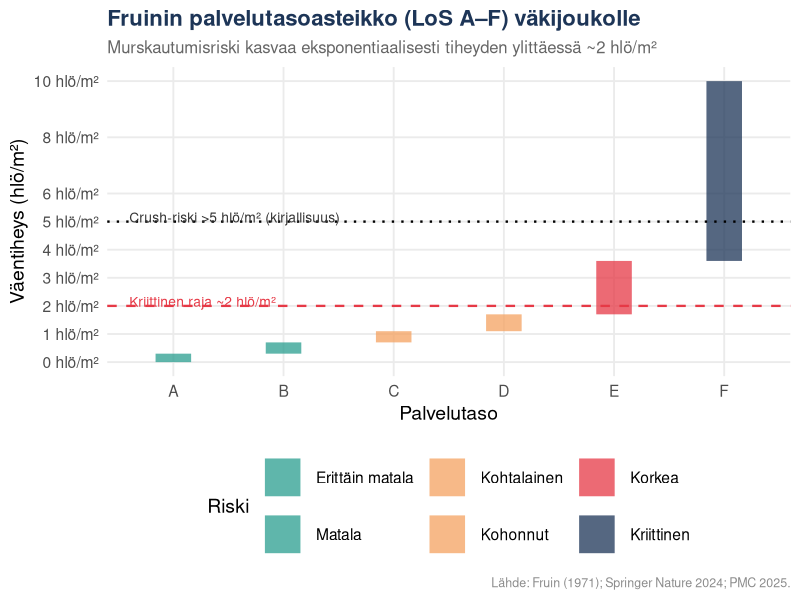
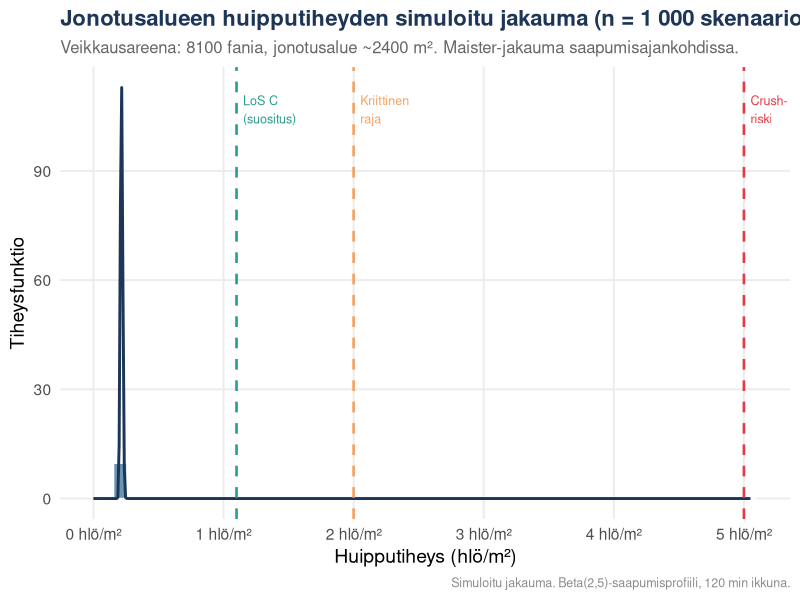
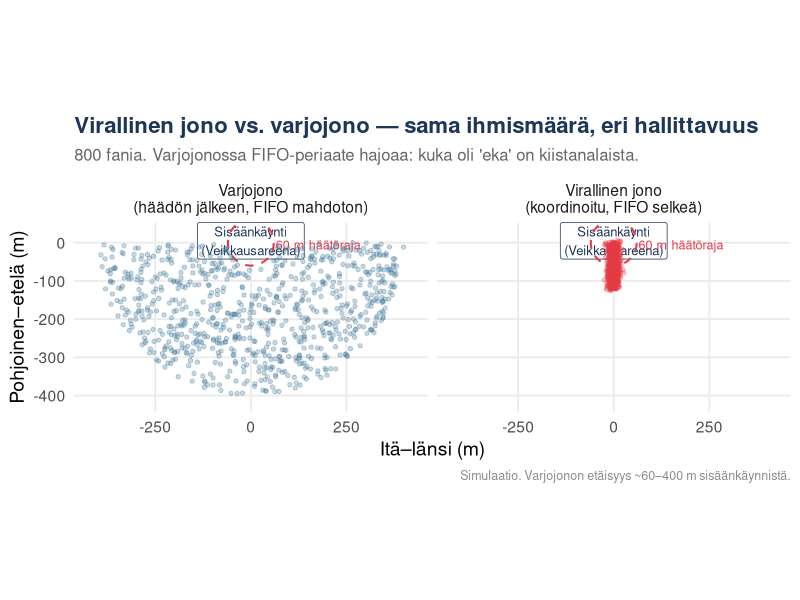
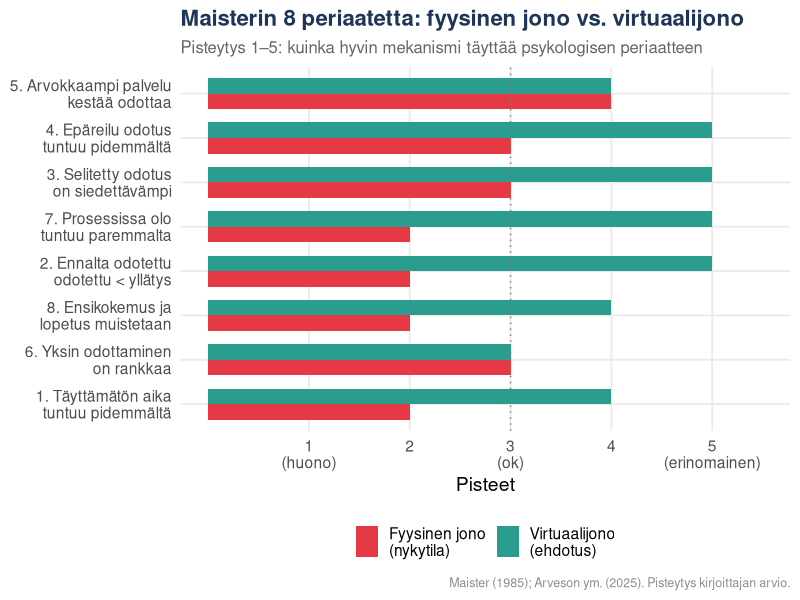
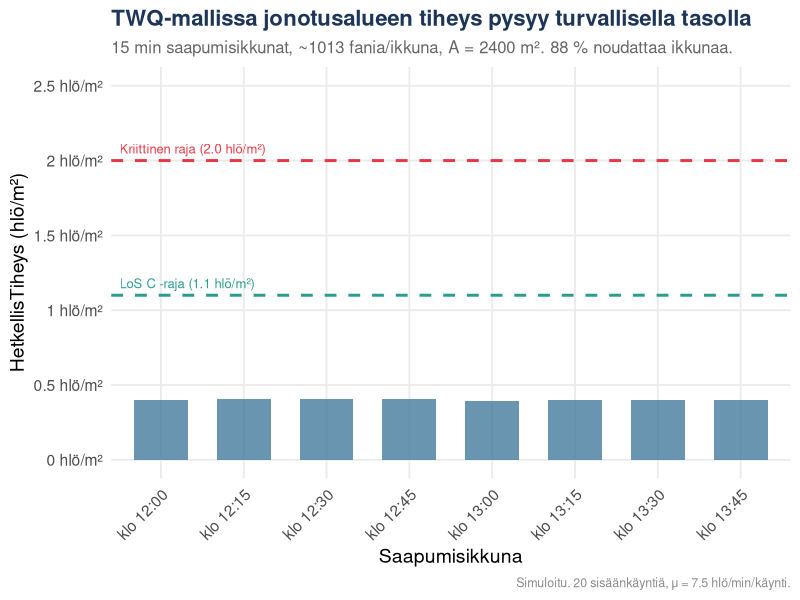
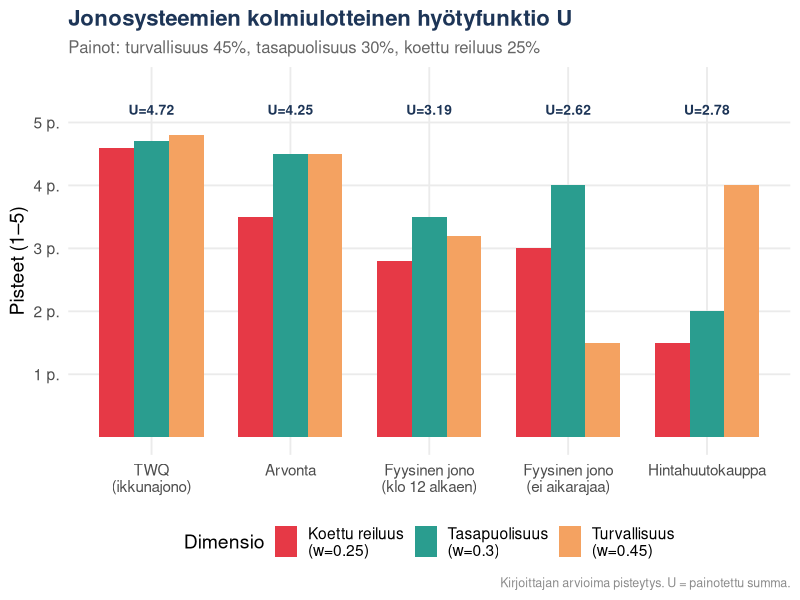
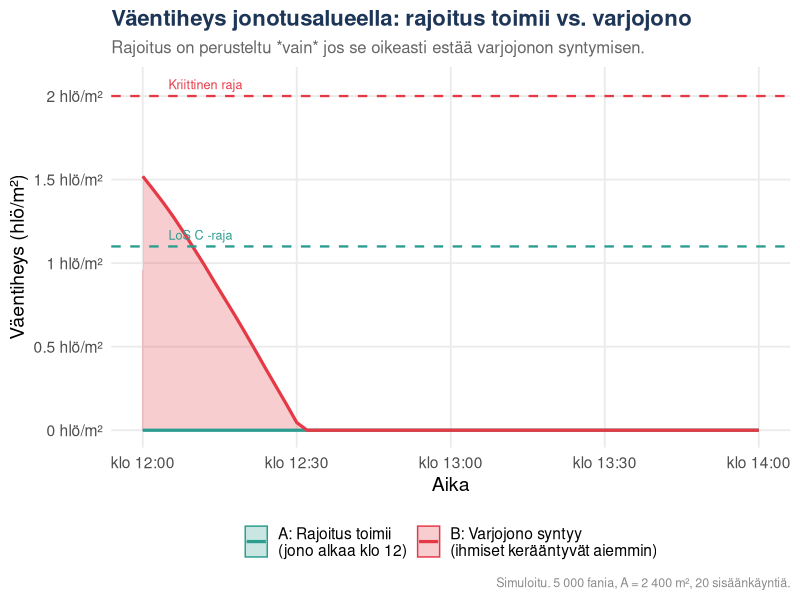

Here is the R script that generated these plots, in order:
## ---- chunk 1
library(tidyverse)
library(patchwork)
library(scales)

COL_RED    <- "#e63946"
COL_GREEN  <- "#2a9d8f"
COL_ORANGE <- "#f4a261"
COL_NAVY   <- "#1d3557"
COL_BLUE   <- "#457b9d"

theme_set(
  theme_minimal(base_size = 14) +
    theme(
      plot.title    = element_text(face = "bold", colour = COL_NAVY, size = 16),
      plot.subtitle = element_text(colour = "grey40", size = 12),
      plot.caption  = element_text(colour = "grey55", size = 9),
      panel.grid.minor = element_blank()
    )
)
## ---- chunk 2
fruin <- tribble(
  ~LoS, ~density_min, ~density_max, ~kuvaus, ~riski,
  "A",  0.0,  0.3,  "Vapaa liikkuminen, henkilökohtainen tila suuri",       "Erittäin matala",
  "B",  0.3,  0.7,  "Normaali kävelyvauhti mahdollinen",                    "Matala",
  "C",  0.7,  1.1,  "Liikkuminen rajoittunutta, ohittaminen vaikeaa",       "Kohtalainen",
  "D",  1.1,  1.7,  "Yhteentörmäyksiä, vauhti hidastuu selvästi",           "Kohonnut",
  "E",  1.7,  3.6,  "Lähikontakti väistämätön, virtaus epästabiiia",        "Korkea",
  "F",  3.6, 10.0,  "Ruuhka: liike pysähtyy, puristusriski kasvaa",         "Kriittinen"
)

fruin |>
  mutate(
    density_label = paste0(density_min, "–", density_max),
    riski_fct     = factor(riski,
      levels = c("Erittäin matala","Matala","Kohtalainen",
                 "Kohonnut","Korkea","Kriittinen"))
  ) |>
  ggplot(aes(
    x    = reorder(LoS, density_min),
    ymin = density_min,
    ymax = density_max,
    colour = riski_fct,
    fill   = riski_fct
  )) +
  geom_linerange(linewidth = 12, alpha = 0.75) +
  geom_hline(yintercept = 2, linetype = "dashed",
             colour = COL_RED, linewidth = 0.8) +
  annotate("text", x = 0.6, y = 2.15,
           label = "Kriittinen raja ~2 hlö/m²",
           hjust = 0, colour = COL_RED, size = 3.5) +
  geom_hline(yintercept = 5, linetype = "dotted",
             colour = "black", linewidth = 0.8) +
  annotate("text", x = 0.6, y = 5.15,
           label = "Crush-riski >5 hlö/m² (kirjallisuus)",
           hjust = 0, colour = "grey20", size = 3.5) +
  scale_colour_manual(
    values = c(COL_GREEN, COL_GREEN, COL_ORANGE,
               COL_ORANGE, COL_RED, COL_NAVY),
    name = "Riski"
  ) +
  scale_fill_manual(
    values = c(COL_GREEN, COL_GREEN, COL_ORANGE,
               COL_ORANGE, COL_RED, COL_NAVY),
    name = "Riski"
  ) +
  scale_y_continuous(
    breaks = c(0, 1, 2, 3, 4, 5, 6, 8, 10),
    labels = \(x) paste0(x, " hlö/m²")
  ) +
  labs(
    title    = "Fruinin palvelutasoasteikko (LoS A–F) väkijoukolle",
    subtitle = "Murskautumisriski kasvaa eksponentiaalisesti tiheyden ylittäessä ~2 hlö/m²",
    x        = "Palvelutaso",
    y        = "Väentiheys (hlö/m²)",
    caption  = "Lähde: Fruin (1971); Springer Nature 2024; PMC 2025."
  ) +
  theme(legend.position = "bottom")
## ---- chunk 3
set.seed(2025)

# Parametrit
N_total     <- 13500   # yleisökapasiteetti
# Arvioidaan, että 60 % saapuu etukäteisjono-ikkunassa (klo 12–14)
# ja 40 % suoraan ennen konserttia
osuus_jono  <- 0.60
N_jono      <- round(N_total * osuus_jono)

# Jonotusalue: Veikkausareenan pohjoispuoli, Mannerheimintie
# Arvioidaan ~150m x 12m = 1800 m² aktiivinen jonotuskaistale
# Lisäksi levennykset ~600 m²
A_total <- 2400  # m²

# Turvallisuusrajat (hlö/m²)
los_rajat <- c(
  "LoS C (turv. suositus)" = 1.1,
  "LoS D (hallittava)"     = 1.7,
  "LoS E (korkea riski)"   = 3.6,
  "Kriittinen (>5)"        = 5.0
)

kapasiteetit <- los_rajat * A_total

# Saapumisjakauma: fanit eivät saavu tasaisesti
# Poisson-prosessi piikkeineen heti klo 12 jälkeen
# Simuloidaan 1000 skenaarion jakauma max-tiheydelle

simulate_peak_density <- function(n_fanit, A, lambda_peak, duration_min = 120,
                                   seed = NULL) {
  if (!is.null(seed)) set.seed(seed)
  # Saapumiset: eksponentiaalinen kasvu ensin, sitten tasainen
  # Käytetään beta-jakaumaa simuloimaan saapumisjakautuma
  saapumishetket <- sort(rbeta(n_fanit, shape1 = 2, shape2 = 5)) * duration_min
  # Poistumishetket: jono liikkuu, ihmiset poistuvat n. 3 min kuluttua (queuing)
  poistumishetket <- saapumishetket + rexp(n_fanit, rate = 1/3)
  # Max tiheys: max yhtäaikaa jonossa olevien / pinta-ala
  time_grid <- seq(0, duration_min, by = 0.5)
  counts <- sapply(time_grid, function(t) {
    sum(saapumishetket <= t & poistumishetket > t)
  })
  max(counts) / A
}

n_sim    <- 1000
peak_densities <- replicate(
  n_sim,
  simulate_peak_density(N_jono, A_total, lambda_peak = 200)
)

# Tarkistus: ei negatiivisia tiheyksiä
stopifnot(all(peak_densities >= 0))

cat("Huipputiheyden mediaani:", round(median(peak_densities), 2), "hlö/m²\n")
cat("95. persentiili:        ", round(quantile(peak_densities, 0.95), 2), "hlö/m²\n")
cat("Osuus yli 2 hlö/m²:     ",
    round(mean(peak_densities > 2) * 100, 1), "%\n")

# Jakauma
tibble(tiheys = peak_densities) |>
  ggplot(aes(x = tiheys)) +
  geom_histogram(
    aes(y = after_stat(density)),
    bins = 50, fill = COL_BLUE, colour = "white", alpha = 0.8
  ) +
  geom_density(colour = COL_NAVY, linewidth = 1) +
  geom_vline(xintercept = 1.1, colour = COL_GREEN,
             linetype = "dashed", linewidth = 0.9) +
  geom_vline(xintercept = 2.0, colour = COL_ORANGE,
             linetype = "dashed", linewidth = 0.9) +
  geom_vline(xintercept = 5.0, colour = COL_RED,
             linetype = "dashed", linewidth = 0.9) +
  annotate("text", x = 1.15, y = Inf, vjust = 2,
           label = "LoS C\n(suositus)", hjust = 0,
           colour = COL_GREEN, size = 3.2) +
  annotate("text", x = 2.05, y = Inf, vjust = 2,
           label = "Kriittinen\nraja", hjust = 0,
           colour = COL_ORANGE, size = 3.2) +
  annotate("text", x = 5.05, y = Inf, vjust = 2,
           label = "Crush-\nriski", hjust = 0,
           colour = COL_RED, size = 3.2) +
  scale_x_continuous(
    labels = \(x) paste0(x, " hlö/m²"),
    limits = c(0, NA)
  ) +
  labs(
    title    = "Jonotusalueen huipputiheyden simuloitu jakauma (n = 1 000 skenaariota)",
    subtitle = paste0(
      "Veikkausareena: ", N_jono, " fania, jonotusalue ~", A_total, " m². ",
      "Maister-jakauma saapumisajankohdissa."
    ),
    x       = "Huipputiheys (hlö/m²)",
    y       = "Tiheysfunktio",
    caption = "Simuloitu jakauma. Beta(2,5)-saapumisprofiili, 120 min ikkuna."
  )
## ---- chunk 4
set.seed(42)
n_fanit <- 800   # "varhaiset" fanit ennen klo 12

# Sisäänkäynti koordinaatiston origo
# Tilanne A: Virallinen jono — ihmiset järjestäytyvät lineaarisesti
jono_virallinen <- tibble(
  x      = rnorm(n_fanit, 0, 8),
  y      = -(1:n_fanit) * (120 / n_fanit) + rnorm(n_fanit, 0, 3),
  tyyppi = "Virallinen jono\n(koordinoitu, FIFO selkeä)"
)

# Tilanne B: Varjojono — häädön jälkeen ihmiset hajaantuvat
# mutta pysyvät lähellä; min 60m etäisyys (häätöraja)
kulmia    <- runif(n_fanit, -pi/2, pi/2)    # pääosin pohjoispuolelle
etaisyydet <- sqrt(runif(n_fanit, 60^2, 400^2))  # tasainen pinta-alajakauma
jono_varjo <- tibble(
  x      = etaisyydet * sin(kulmia),
  y      = -etaisyydet * cos(kulmia),
  tyyppi = "Varjojono\n(häädön jälkeen, FIFO mahdoton)"
)

# Tarkistus
stopifnot(all(sqrt(jono_varjo$x^2 + jono_varjo$y^2) >= 59))

jono_data <- bind_rows(jono_virallinen, jono_varjo)

p_varjo <- jono_data |>
  ggplot(aes(x = x, y = y, colour = tyyppi)) +
  # Sisäänkäynti
  annotate("point",  x = 0, y = 0, size = 7, colour = COL_NAVY, shape = 18) +
  annotate("label",  x = 0, y = 5,
           label = "Sisäänkäynti\n(Veikkausareena)",
           size = 3.3, colour = COL_NAVY, fill = "white") +
  # Häätörajan kehä
  annotate("path",
    x = 60 * sin(seq(-pi, pi, length.out = 200)),
    y = -60 * cos(seq(-pi, pi, length.out = 200)),
    colour = COL_RED, linetype = "dashed", linewidth = 0.7
  ) +
  annotate("text", x = 65, y = -5,
           label = "60 m häätöraja", colour = COL_RED,
           hjust = 0, size = 3.2) +
  geom_point(alpha = 0.3, size = 1.2) +
  facet_wrap(~tyyppi, ncol = 2) +
  scale_colour_manual(
    values = c(COL_BLUE, COL_RED),
    guide  = "none"
  ) +
  coord_equal(xlim = c(-420, 420), ylim = c(-420, 30)) +
  labs(
    title    = "Virallinen jono vs. varjojono — sama ihmismäärä, eri hallittavuus",
    subtitle = paste0(n_fanit, " fania. Varjojonossa FIFO-periaate hajoaa: ",
                      "kuka oli 'eka' on kiistanalaista."),
    x = "Itä–länsi (m)",
    y = "Pohjoinen–etelä (m)",
    caption = "Simulaatio. Varjojonon etäisyys ~60–400 m sisäänkäynnistä."
  )

p_varjo
## ---- chunk 5
maister <- tribble(
  ~periaate, ~kuvaus, ~fyysinen_jono, ~virtuaalijono,
  "1. Täyttämätön aika\ntuntuu pidemmältä",
    "Tekemisen puute venyy aikaa",          2, 4,
  "2. Ennalta odotettu\nodotettu < yllätys",
    "Epävarmuus lisää tuskaa",              2, 5,
  "3. Selitetty odotus\non siedettävämpi",
    "Syy tekee odottamisesta ok",           3, 5,
  "4. Epäreilu odotus\ntuntuu pidemmältä",
    "FIFO-rikkomukset ärsyttävät",          3, 5,
  "5. Arvokkaampi palvelu\nkestää odottaa",
    "Käärijä = korkea WTP",                 4, 4,
  "6. Yksin odottaminen\non rankkaa",
    "Sosiaalisuus lyhentää koettua aikaa",  3, 3,
  "7. Prosessissa olo\ntuntuu paremmalta",
    "QR-koodi rekisteröity = 'olen jonossa'", 2, 5,
  "8. Ensikokemus ja\nlopetus muistetaan",
    "Peak-end rule: muistetaan huippu+loppu", 2, 4
)

# Pisteet 1–5: kuinka hyvin mekanismi täyttää periaatteen
# Tarkistus: pisteet oikealla välillä
stopifnot(all(maister$fyysinen_jono >= 1 & maister$fyysinen_jono <= 5))
stopifnot(all(maister$virtuaalijono >= 1 & maister$virtuaalijono <= 5))

maister_long <- maister |>
  select(periaate, fyysinen_jono, virtuaalijono) |>
  pivot_longer(
    cols      = c(fyysinen_jono, virtuaalijono),
    names_to  = "mekanismi",
    values_to = "pisteet"
  ) |>
  mutate(
    mekanismi = recode(mekanismi,
      fyysinen_jono  = "Fyysinen jono\n(nykytila)",
      virtuaalijono  = "Virtuaalijono\n(ehdotus)"
    )
  )

p_maister <- maister_long |>
  ggplot(aes(
    x    = reorder(periaate, pisteet),
    y    = pisteet,
    fill = mekanismi
  )) +
  geom_col(position = "dodge", width = 0.7) +
  geom_hline(yintercept = 3, linetype = "dotted", colour = "grey50") +
  coord_flip() +
  scale_fill_manual(
    values = c(COL_RED, COL_GREEN),
    name   = NULL
  ) +
  scale_y_continuous(
    breaks = 1:5,
    labels = c("1\n(huono)", "2", "3\n(ok)", "4", "5\n(erinomainen)"),
    limits = c(0, 5.5)
  ) +
  labs(
    title    = "Maisterin 8 periaatetta: fyysinen jono vs. virtuaalijono",
    subtitle = "Pisteytys 1–5: kuinka hyvin mekanismi täyttää psykologisen periaatteen",
    x = NULL,
    y = "Pisteet",
    caption = "Maister (1985); Arveson ym. (2025). Pisteytys kirjoittajan arvio."
  ) +
  theme(legend.position = "bottom")

p_maister
## ---- chunk 6
set.seed(777)

N_total  <- 13500
N_jono   <- round(N_total * 0.60)   # 60 % tulee etukäteen
ikkuna   <- 15                       # min per ikkuna
n_ikkunat <- ceiling(N_jono * ikkuna / 120)  # ikkunoita 2h ajalle
fanit_per_ikkuna <- ceiling(N_jono / (120 / ikkuna))

cat("Faneja jonoon:", N_jono, "\n")
cat("Ikkunan koko: ", ikkuna, "min\n")
cat("Ikkunoita:    ", ceiling(120 / ikkuna), "\n")
cat("Faneja/ikkuna:", fanit_per_ikkuna, "\n")

# Simuloidaan saapuminen ikkunoittain
# Todellinen saapuminen on stokastinen: jotkut tulevat myöhässä tai liian aikaisin
ikkunat <- tibble(
  ikkuna_nro   = 1:(120 %/% ikkuna),
  aika_alku    = seq(0, 120 - ikkuna, by = ikkuna),
  aika_loppu   = seq(ikkuna, 120, by = ikkuna),
  kutsuttu     = fanit_per_ikkuna
) |>
  # Todellinen saapuminen: ~90% tulee ikkunassa, loput hajautuu
  rowwise() |>
  mutate(
    saapui_ajoissa  = rbinom(1, kutsuttu, prob = 0.88),
    saapui_myohassa = rbinom(1, kutsuttu - saapui_ajoissa, prob = 0.6),
    saapui_yht      = saapui_ajoissa + saapui_myohassa
  ) |>
  ungroup()

# Tarkistus
stopifnot(all(ikkunat$saapui_ajoissa >= 0))
stopifnot(all(ikkunat$saapui_yht     <= ikkunat$kutsuttu * 1.2))

# Laske kumulatiivinen jonotusalueen kuorma
A_total  <- 2400
mu_gate  <- 7.5 * 20   # 20 sisäänkäyntiä, 7.5 hlö/min/käynti = 150 hlö/min

ikkunat_plot <- ikkunat |>
  mutate(
    klo         = paste0("klo ",
                         12 + aika_alku %/% 60, ":",
                         sprintf("%02d", aika_alku %% 60)),
    tiheys_max  = saapui_yht / A_total,
    tiheys_safe = fanit_per_ikkuna * 0.88 / A_total
  )

p_twq <- ikkunat_plot |>
  ggplot(aes(x = klo, y = tiheys_max)) +
  geom_col(fill = COL_BLUE, alpha = 0.8, width = 0.65) +
  geom_hline(yintercept = 1.1, colour = COL_GREEN,
             linetype = "dashed", linewidth = 1) +
  geom_hline(yintercept = 2.0, colour = COL_RED,
             linetype = "dashed", linewidth = 1) +
  annotate("text", x = 0.5, y = 1.18, label = "LoS C -raja (1.1 hlö/m²)",
           hjust = 0, size = 3.3, colour = COL_GREEN) +
  annotate("text", x = 0.5, y = 2.08, label = "Kriittinen raja (2.0 hlö/m²)",
           hjust = 0, size = 3.3, colour = COL_RED) +
  scale_y_continuous(
    labels = \(x) paste0(x, " hlö/m²"),
    limits = c(0, 2.5)
  ) +
  labs(
    title    = "TWQ-mallissa jonotusalueen tiheys pysyy turvallisella tasolla",
    subtitle = paste0(
      "15 min saapumisikkunat, ~", fanit_per_ikkuna,
      " fania/ikkuna, A = ", A_total, " m². 88 % noudattaa ikkunaa."
    ),
    x       = "Saapumisikkuna",
    y       = "HetkellisTiheys (hlö/m²)",
    caption = "Simuloitu. 20 sisäänkäyntiä, μ = 7.5 hlö/min/käynti."
  ) +
  theme(axis.text.x = element_text(angle = 45, hjust = 1))

p_twq
## ---- chunk 7
mekanismit <- tribble(
  ~mekanismi,              ~turvallisuus, ~tasapuolisuus, ~koettu_reiluus,
  "Fyysinen jono\n(klo 12 alkaen)",  3.2,           3.5,            2.8,
  "Fyysinen jono\n(ei aikarajaa)",   1.5,           4.0,            3.0,
  "Arvonta",                         4.5,           4.5,            3.5,
  "TWQ\n(ikkunajono)",               4.8,           4.7,            4.6,
  "Hintahuutokauppa",                4.0,           2.0,            1.5
)

# Painokertoimet (järjestäjän näkökulma)
w_turv <- 0.45
w_tasa <- 0.30
w_koit <- 0.25

mekanismit <- mekanismit |>
  mutate(
    U = w_turv * turvallisuus +
        w_tasa * tasapuolisuus +
        w_koit * koettu_reiluus,
    U = round(U, 2)
  )

# Tarkistus: pisteet 1–5 välillä
stopifnot(all(mekanismit$turvallisuus >= 1 & mekanismit$turvallisuus <= 5))
stopifnot(all(mekanismit$tasapuolisuus >= 1 & mekanismit$tasapuolisuus <= 5))
stopifnot(all(mekanismit$koettu_reiluus >= 1 & mekanismit$koettu_reiluus <= 5))

mek_long <- mekanismit |>
  pivot_longer(
    cols      = c(turvallisuus, tasapuolisuus, koettu_reiluus),
    names_to  = "dimensio",
    values_to = "arvo"
  ) |>
  mutate(
    dimensio = recode(dimensio,
      turvallisuus  = paste0("Turvallisuus\n(w=", w_turv, ")"),
      tasapuolisuus = paste0("Tasapuolisuus\n(w=", w_tasa, ")"),
      koettu_reiluus = paste0("Koettu reiluus\n(w=", w_koit, ")")
    )
  )

p_hf <- mek_long |>
  ggplot(aes(
    x    = reorder(mekanismi, -arvo),
    y    = arvo,
    fill = dimensio
  )) +
  geom_col(position = "dodge", width = 0.75) +
  geom_text(
    data = mekanismit,
    aes(x = reorder(mekanismi, -U), y = 5.2,
        label = paste0("U=", U)),
    inherit.aes = FALSE,
    size = 3.5, fontface = "bold", colour = COL_NAVY
  ) +
  scale_fill_manual(
    values = c(COL_RED, COL_GREEN, COL_ORANGE),
    name   = "Dimensio"
  ) +
  scale_y_continuous(
    breaks = 1:5,
    limits = c(0, 5.6),
    labels = \(x) paste0(x, " p.")
  ) +
  labs(
    title    = "Jonosysteemien kolmiulotteinen hyötyfunktio U",
    subtitle = paste0(
      "Painot: turvallisuus ", w_turv*100, "%, ",
      "tasapuolisuus ", w_tasa*100, "%, ",
      "koettu reiluus ", w_koit*100, "%"
    ),
    x       = NULL,
    y       = "Pisteet (1–5)",
    caption = "Kirjoittajan arvioima pisteytys. U = painotettu summa."
  ) +
  theme(
    legend.position  = "bottom",
    axis.text.x      = element_text(size = 11)
  )

p_hf
## ---- chunk 8
# Kaksi skenaariota: rajoitus toimii vs. ei toimi
# Toimii: fanit saapuvat vasta klo 12 → saapumisjakauma on tasainen
# Ei toimi: osa faneista kertyy jo aiemmin ja syntyy varjojono

set.seed(1234)
n_sim <- 5000

# Skenaario A: Rajoitus toimii (saapumiset tasaisemmin jakautuneita)
saapumiset_A <- rbeta(n_sim, shape1 = 1.2, shape2 = 2.0) * 120  # tasaisempi piikki

# Skenaario B: Varjojono (ihmiset kerääntyvät ennen, huippu heti alussa)
saapumiset_B <- rbeta(n_sim, shape1 = 0.6, shape2 = 3.5) * 150 - 30  # piikki ennen klo 12

# Laske tiheys 5 min liukuvalla ikkunalla
laske_tiheys <- function(saapumiset, A, mu_gate, dt = 2, T_max = 120) {
  aikajana <- seq(0, T_max, by = dt)
  sapply(aikajana, function(t) {
    # jonossa olevat: saapuneet mutta ei vielä palveltu
    saapuneet  <- sum(saapumiset <= t)
    palvellut  <- min(saapuneet, t * mu_gate)
    max(0, (saapuneet - palvellut)) / A
  })
}

mu_gate <- 150  # 20 sisäänkäyntiä x 7.5 hlö/min
aikajana <- seq(0, 120, by = 2)

tiheys_A <- laske_tiheys(saapumiset_A, A_total, mu_gate)
tiheys_B <- laske_tiheys(saapumiset_B, A_total, mu_gate)

# Tarkistus
stopifnot(all(tiheys_A >= 0))
stopifnot(all(tiheys_B >= 0))

tibble(
  aika     = rep(aikajana, 2),
  tiheys   = c(tiheys_A, tiheys_B),
  skenaario = rep(c(
    "A: Rajoitus toimii\n(jono alkaa klo 12)",
    "B: Varjojono syntyy\n(ihmiset kerääntyvät aiemmin)"
  ), each = length(aikajana))
) |>
  mutate(
    klo = paste0("klo ",
                 12 + aika %/% 60, ":",
                 sprintf("%02d", aika %% 60))
  ) |>
  ggplot(aes(
    x     = aika,
    y     = tiheys,
    colour = skenaario,
    fill   = skenaario
  )) +
  geom_area(alpha = 0.25, position = "identity") +
  geom_line(linewidth = 1.1) +
  geom_hline(yintercept = 1.1, linetype = "dashed",
             colour = COL_GREEN, linewidth = 0.8) +
  geom_hline(yintercept = 2.0, linetype = "dashed",
             colour = COL_RED, linewidth = 0.8) +
  annotate("text", x = 5, y = 1.17,
           label = "LoS C -raja", colour = COL_GREEN,
           hjust = 0, size = 3.2) +
  annotate("text", x = 5, y = 2.07,
           label = "Kriittinen raja", colour = COL_RED,
           hjust = 0, size = 3.2) +
  scale_colour_manual(values = c(COL_GREEN, COL_RED), name = NULL) +
  scale_fill_manual(values   = c(COL_GREEN, COL_RED), name = NULL) +
  scale_x_continuous(
    breaks = seq(0, 120, 30),
    labels = \(x) paste0("klo ", 12 + x %/% 60, ":",
                          sprintf("%02d", x %% 60))
  ) +
  scale_y_continuous(labels = \(x) paste0(x, " hlö/m²")) +
  labs(
    title    = "Väentiheys jonotusalueella: rajoitus toimii vs. varjojono",
    subtitle = "Rajoitus on perusteltu *vain* jos se oikeasti estää varjojonon syntymisen.",
    x        = "Aika",
    y        = "Väentiheys (hlö/m²)",
    caption  = "Simuloitu. 5 000 fania, A = 2 400 m², 20 sisäänkäyntiä."
  ) +
  theme(legend.position = "bottom")
